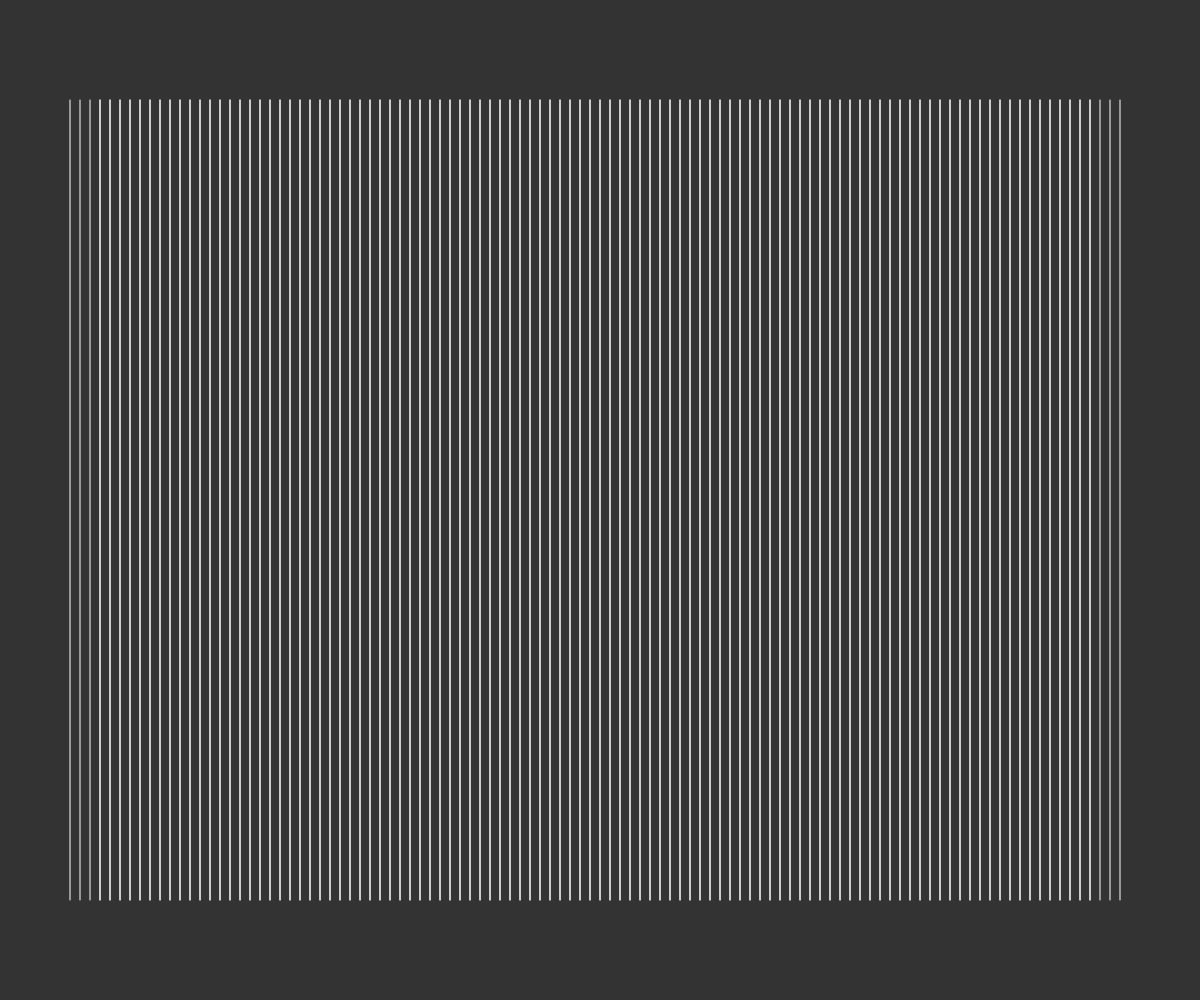
Frame 1 (no input)
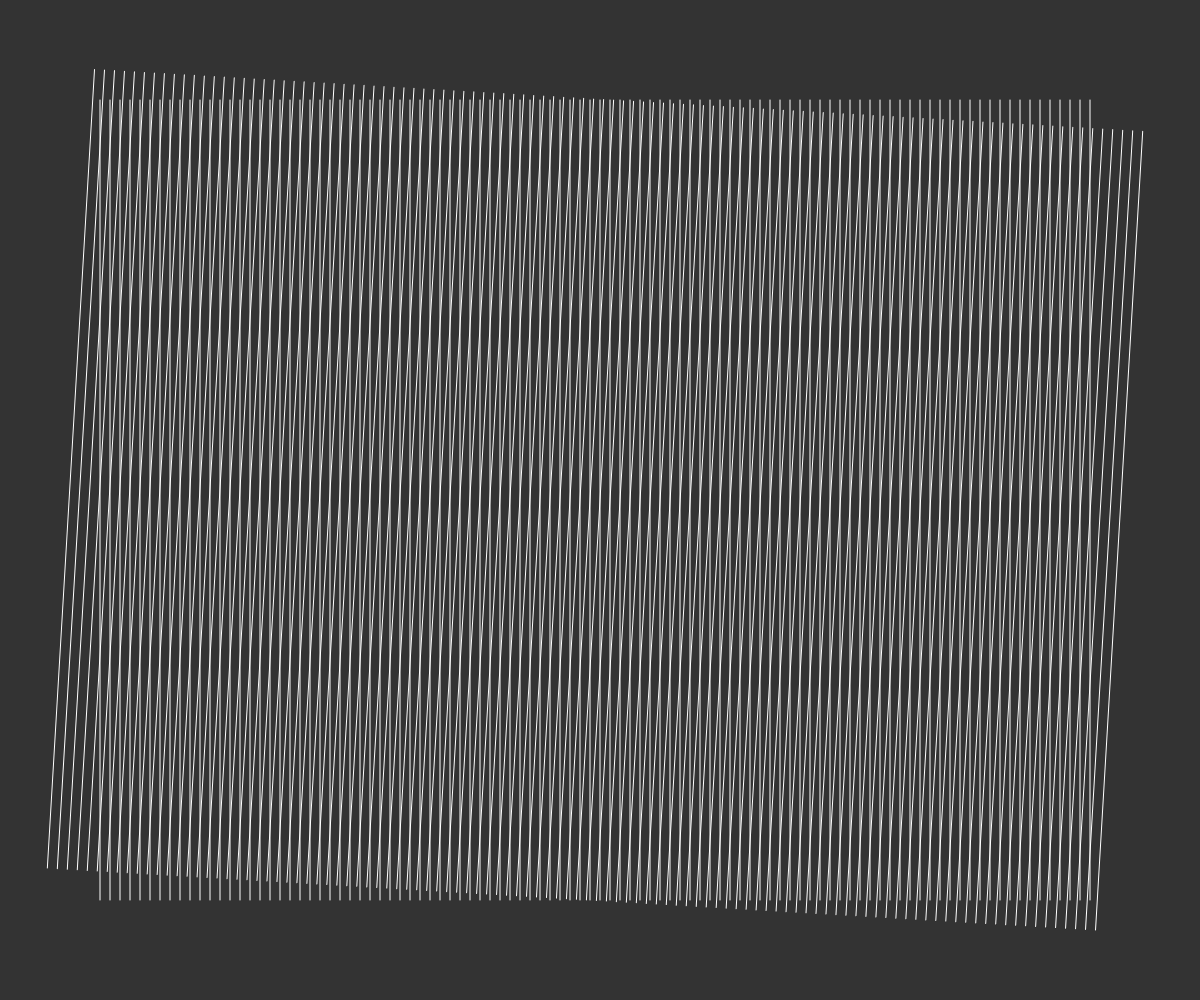
Frame 60 (no input)
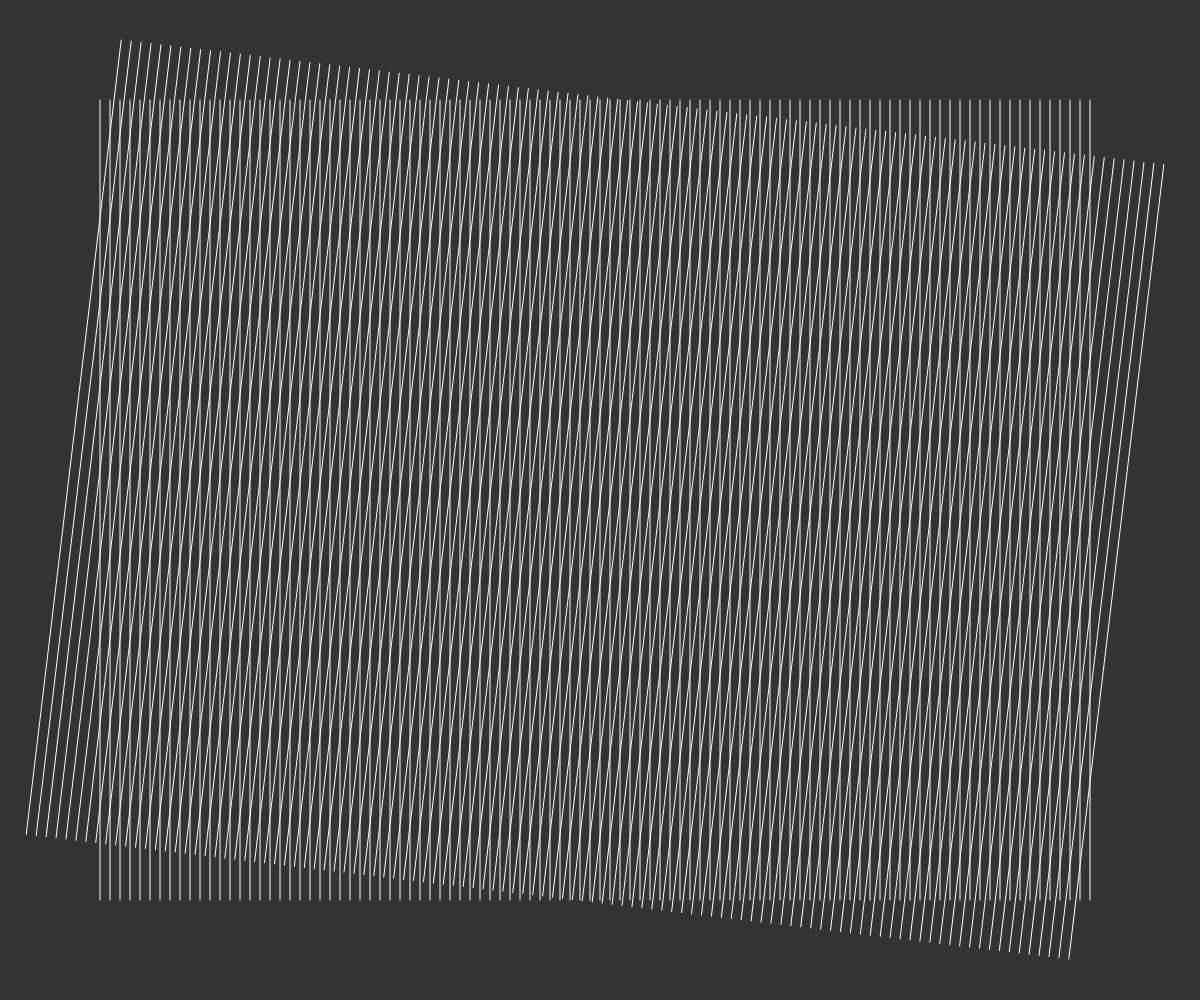
Frame 120 (the mouse pressed at the canvas centre since frame 60)

The p5.js sketch that drew these frames (run headless with seeded random() and noise() and a simulated clock; from frame 60 on, the mouse is pressed at the canvas centre):

// p5.js sketch
// ── sketch.js
let angle=0;
function setup() {
  createCanvas(windowWidth, windowHeight);
}

function draw() {
  background(51);
  stroke(255);
  strokeWeight(1);
  for(let x=100;x<width-100;x+=10)line(x,100,x,height-100);
  push();
  translate(width/2,height/2);
  rotate(angle);
  //rotate(0.087);
  for(let x=-width/2+70;x<width/2-70;x+=10){
    
    line(x,-height/2+100,x,height/2-100);
    }
  pop();
  angle+=0.001;
}
